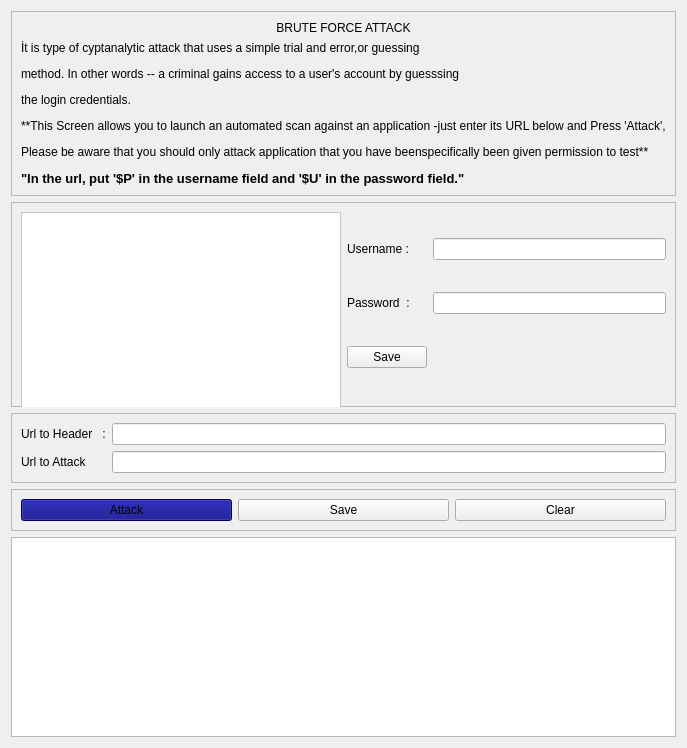
                <widget class="QWidget" name="scrollAreaWidgetContents_5">
                 <property name="geometry">
                  <rect>
                   <x>0</x>
                   <y>0</y>
                   <width>620</width>
                   <height>748</height>
                  </rect>
                 </property>
                 <layout class="QVBoxLayout" name="verticalLayout_18">
                  <item>
                   <widget class="QFrame" name="frame_6">
                    <property name="sizePolicy">
                     <sizepolicy hsizetype="Maximum" vsizetype="Expanding">
                      <horstretch>0</horstretch>
                      <verstretch>0</verstretch>
                     </sizepolicy>
                    </property>
                    <property name="frameShape">
                     <enum>QFrame::StyledPanel</enum>
                    </property>
                    <property name="frameShadow">
                     <enum>QFrame::Raised</enum>
                    </property>
                    <layout class="QVBoxLayout" name="verticalLayout_14">
                     <item>
                      <widget class="QLabel" name="label_38">
                       <property name="text">
                        <string>BRUTE FORCE ATTACK</string>
                       </property>
                       <property name="alignment">
                        <set>Qt::AlignCenter</set>
                       </property>
                      </widget>
                     </item>
                     <item>
                      <widget class="QLabel" name="label_39">
                       <property name="text">
                        <string>&lt;html&gt;&lt;head/&gt;&lt;body&gt;&lt;p&gt;İt is type of cyptanalytic attack that uses a simple trial and error,or guessing&lt;/p&gt;&lt;p&gt;method. In other words -- a criminal gains access to a user's account by guesssing&lt;/p&gt;&lt;p&gt;the login credentials.&lt;/p&gt;&lt;p&gt;**This Screen allows you to launch an automated scan against an application -just enter its URL below and Press 'Attack',&lt;/p&gt;&lt;p&gt;Please be aware that you should only attack application that you have beenspecifically been given permission to test**&lt;/p&gt;&lt;p&gt;&lt;span style=&quot; font-size:10pt; font-weight:600;&quot;&gt;&amp;quot;In the url, put '$P' in the username field and '$U' in the password field.&amp;quot;&lt;/span&gt;&lt;/p&gt;&lt;/body&gt;&lt;/html&gt;</string>
                       </property>
                       <property name="textFormat">
                        <enum>Qt::RichText</enum>
                       </property>
                      </widget>
                     </item>
                    </layout>
                   </widget>
                  </item>
                  <item>
                   <widget class="QFrame" name="frame_8">
                    <property name="minimumSize">
                     <size>
                      <width>0</width>
                      <height>200</height>
                     </size>
                    </property>
                    <property name="frameShape">
                     <enum>QFrame::StyledPanel</enum>
                    </property>
                    <property name="frameShadow">
                     <enum>QFrame::Raised</enum>
                    </property>
                    <layout class="QHBoxLayout" name="horizontalLayout_14">
                     <item>
                      <widget class="QTableWidget" name="tableWidget_11">
                       <property name="minimumSize">
                        <size>
                         <width>0</width>
                         <height>200</height>
                        </size>
                       </property>
                       <property name="styleSheet">
                        <string notr="true">color: rgb(12, 6, 76);
background-color: rgb(255, 255, 255);</string>
                       </property>
                      </widget>
                     </item>
                     <item>
                      <layout class="QGridLayout" name="gridLayout_11">
                       <item row="2" column="2">
                        <widget class="QLineEdit" name="lineEdit_6"/>
                       </item>
                       <item row="3" column="0" colspan="2">
                        <widget class="QPushButton" name="pushButton_25">
                         <property name="text">
                          <string>Save</string>
                         </property>
                        </widget>
                       </item>
                       <item row="2" column="0">
                        <widget class="QLabel" name="label_41">
                         <property name="text">
                          <string>Password  :</string>
                         </property>
                        </widget>
                       </item>
                       <item row="1" column="2">
                        <widget class="QLineEdit" name="lineEdit_5"/>
                       </item>
                       <item row="1" column="0">
                        <widget class="QLabel" name="label_40">
                         <property name="text">
                          <string>Username :</string>
                         </property>
                        </widget>
                       </item>
                      </layout>
                     </item>
                    </layout>
                   </widget>
                  </item>
                  <item>
                   <widget class="QFrame" name="frame_9">
                    <property name="frameShape">
                     <enum>QFrame::StyledPanel</enum>
                    </property>
                    <property name="frameShadow">
                     <enum>QFrame::Raised</enum>
                    </property>
                    <layout class="QGridLayout" name="gridLayout_12">
                     <item row="0" column="1">
                      <widget class="QLineEdit" name="lineEdit_10"/>
                     </item>
                     <item row="0" column="0">
                      <widget class="QLabel" name="label_42">
                       <property name="text">
                        <string>Url to Header   :</string>
                       </property>
                      </widget>
                     </item>
                     <item row="1" column="0">
                      <widget class="QLabel" name="label_43">
                       <property name="text">
                        <string>Url to Attack</string>
                       </property>
                      </widget>
                     </item>
                     <item row="1" column="1">
                      <widget class="QLineEdit" name="lineEdit_11"/>
                     </item>
                    </layout>
                   </widget>
                  </item>
                  <item>
                   <widget class="QFrame" name="frame_7">
                    <property name="frameShape">
                     <enum>QFrame::StyledPanel</enum>
                    </property>
                    <property name="frameShadow">
                     <enum>QFrame::Raised</enum>
                    </property>
                    <layout class="QHBoxLayout" name="horizontalLayout_15">
                     <item>
                      <widget class="QPushButton" name="pushButton_30">
                       <property name="styleSheet">
                        <string notr="true">
background-color: rgb(0, 0, 127);</string>
                       </property>
                       <property name="text">
                        <string>Attack</string>
                       </property>
                       <property name="icon">
                        <iconset resource="feathers.qrc">
                         <normaloff>:/feather/feather/light.svg</normaloff>:/feather/feather/light.svg</iconset>
                       </property>
                       <property name="iconSize">
                        <size>
                         <width>32</width>
                         <height>32</height>
                        </size>
                       </property>
                      </widget>
                     </item>
                     <item>
                      <widget class="QPushButton" name="pushButton_31">
                       <property name="text">
                        <string>Save</string>
                       </property>
                       <property name="icon">
                        <iconset resource="feathers.qrc">
                         <normaloff>:/feather/feather/save.svg</normaloff>:/feather/feather/save.svg</iconset>
                       </property>
                       <property name="iconSize">
                        <size>
                         <width>32</width>
                         <height>32</height>
                        </size>
                       </property>
                      </widget>
                     </item>
                     <item>
                      <widget class="QPushButton" name="pushButton_29">
                       <property name="text">
                        <string>Clear</string>
                       </property>
                       <property name="icon">
                        <iconset resource="feathers.qrc">
                         <normaloff>:/feather/feather/delete.svg</normaloff>:/feather/feather/delete.svg</iconset>
                       </property>
                       <property name="iconSize">
                        <size>
                         <width>32</width>
                         <height>32</height>
                        </size>
                       </property>
                      </widget>
                     </item>
                    </layout>
                   </widget>
                  </item>
                  <item>
                   <widget class="QListView" name="listView_5">
                    <property name="sizePolicy">
                     <sizepolicy hsizetype="Expanding" vsizetype="Expanding">
                      <horstretch>0</horstretch>
                      <verstretch>0</verstretch>
                     </sizepolicy>
                    </property>
                    <property name="minimumSize">
                     <size>
                      <width>0</width>
                      <height>200</height>
                     </size>
                    </property>
                   </widget>
                  </item>
                 </layout>
                </widget>
